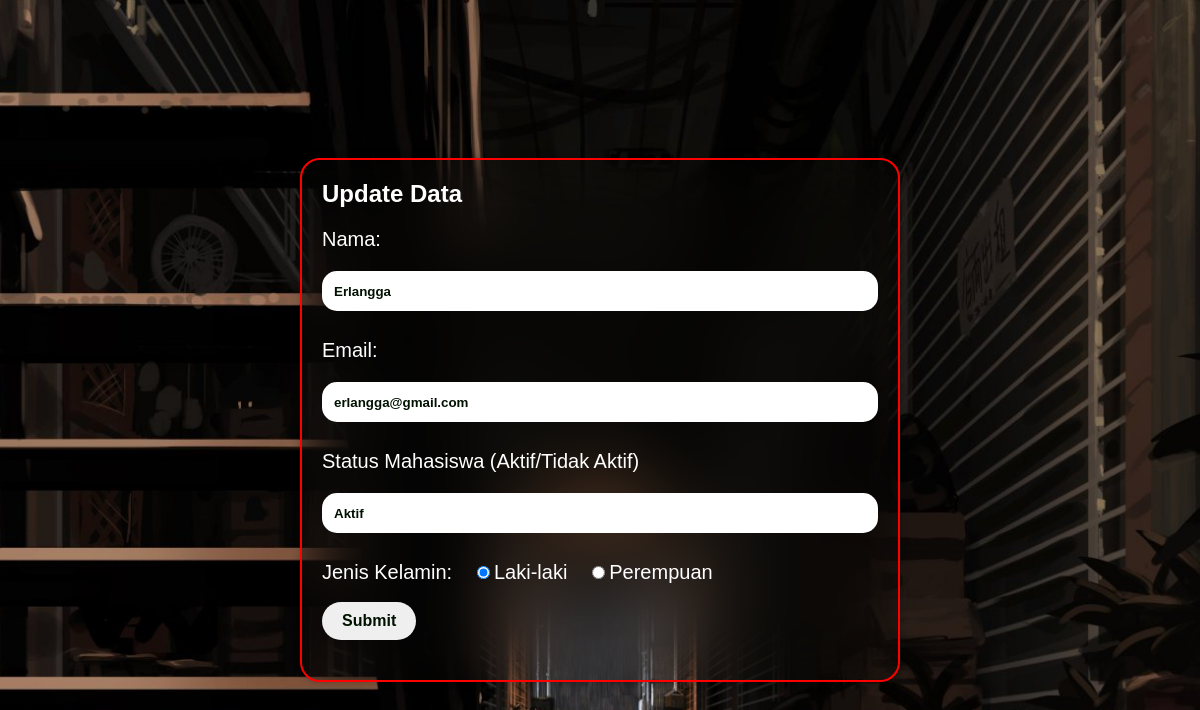
/edit.php?email=erlangga@gmail.com, run on the app's committed database.
### tables this page shows
CREATE TABLE `users` (
  `name` varchar(50) NOT NULL,
  `email` varchar(50) NOT NULL,
  `status` varchar(20) NOT NULL,
  `gender` varchar(20) NOT NULL,
  `browser` varchar(255) DEFAULT NULL,
  `ip_address` varchar(15) NOT NULL
);

### database.php (called while the page is built, shortened)
<?php
class Database {
    private $conn;
    public function __construct($host, $username, $password, $database) {
        try {
            $this->conn = new PDO("mysql:host=$host;dbname=$database", $username, $password);
            $this->conn->setAttribute(PDO::ATTR_ERRMODE, PDO::ERRMODE_EXCEPTION);
        } catch (PDOException $e) {
            die("Connection failed: " . $e->getMessage());
        }
    }
    public function getEmail($email) {
        try {
            $sql = "SELECT * FROM users WHERE email = ?";
            $stmt = $this->conn->prepare($sql);
            $stmt->bindParam(1, $email, PDO::PARAM_STR);
            $stmt->execute();
            $result = $stmt->fetchAll(PDO::FETCH_ASSOC);
            return $result;
        } catch (PDOException $e) {
            die("Error: " . $e->getMessage());
        }
    }
}
?>

### edit.php (the view, shortened to what this page needs)
<!DOCTYPE html>
<html lang="en">
<head>
    <link rel="stylesheet" href="style.css">
</head>
<body>
    <div class="container">
        <section>
            <h1>Update Data</h1>
            <?php
            include 'database.php';
            if ($_SERVER["REQUEST_METHOD"] == "GET" && isset($_GET['email'])) {
                $email = $_GET['email'];
                $db = new Database("localhost", "root", "", "uaspemweb");
                $result = $db->getEmail($email);
                if ($result !== false && count($result) > 0) {
                    $data = $result[0];
                    ?>
                    <form method="post">
                        <div class="ex">
                            <label for="name">Nama:</label>
                            <input type="text" value="<?= $data["name"] ?>" name="name" required>
                        </div>
                        <br>
                        <div class="ex">
                            <label for="email">Email:</label>
                            <input type="text" value="<?= $data["email"] ?>" name="email" required readonly>
                        </div>
                        <br>
                        <div class="ex">
                            <label for="status">Status Mahasiswa (Aktif/Tidak Aktif)</label>
                            <input type="text" value="<?= $data["status"] ?>" name="status" required>
                        </div>
                        <br>
                        <div class="ex">
                            <label>Jenis Kelamin:</label>
                            <input type="radio" id="male" name="gender" value="Laki-laki" <?= ($data["gender"] == "Laki-laki") ? "checked" : "" ?>>
                            <label for="Laki-laki">Laki-laki</label>
                            <input type="radio" id="female" name="gender" value="Perempuan" <?= ($data["gender"] == "Perempuan") ? "checked" : "" ?>>
                            <label for="Perempuan">Perempuan</label>
                        </div>
                        <br>
                        <div class="btn">
                            <input type="submit" value="Submit">
                        </div>
                    </form>
            <?php
                }
            }
            ?>
        </section>
    </div>
</body>
</html>

### style.css (style rules this page uses)
* { padding: 0; margin: 0; box-sizing: border-box; font-family: Arial, Helvetica, sans-serif; border: none; outline: none; color: #fff; }
body { padding: 20px; background: url(Ecki76gUMAA2gYE_format=jpg&name=large.jpeg) no-repeat fixed; background-size: cover; background-position:center; }
.container { display: flex; align-items: center; justify-content: center; width: 100%; min-height: 100vh; }
section { background: transparent; backdrop-filter: blur(35px); height: auto; padding: 20px; border-radius: 20px; border: 2px solid rgba(255, 255, 255, .2); box-shadow: 0 0 10px rgba(0, 0, 0, .2); width: 600px; margin: 0 auto; border: 2px solid red; }
form { margin-top: 20px; }
form label { font-size: 20px; }
.ex { margin-top: 10px; }
form input[type="text"] { width: 100%; height: 40px; border-radius: 15px; color: #010; padding: 0 12px; font-weight: 600; margin-top: 20px; }
input[type="radio"], input[type="checkbox"] { margin-left: 20px; }
input[type="submit"], button { color: #010; font-size: 16px; font-weight: 600; padding: 10px 20px; border-radius: 20px; margin-bottom: 20px; }
input[type="submit"] { cursor: pointer; }

### data on the page
users: name "Erlangga", email "erlangga@gmail.com", status "Aktif", gender "☑"
